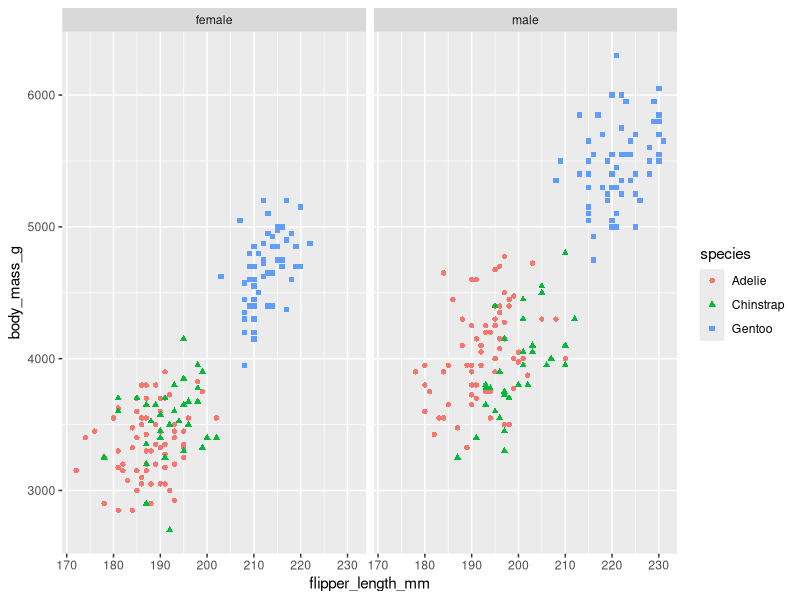
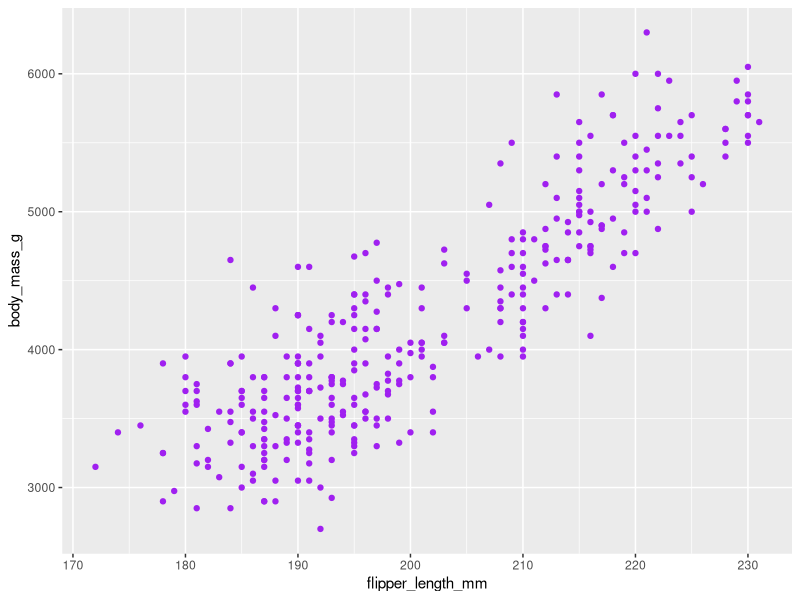
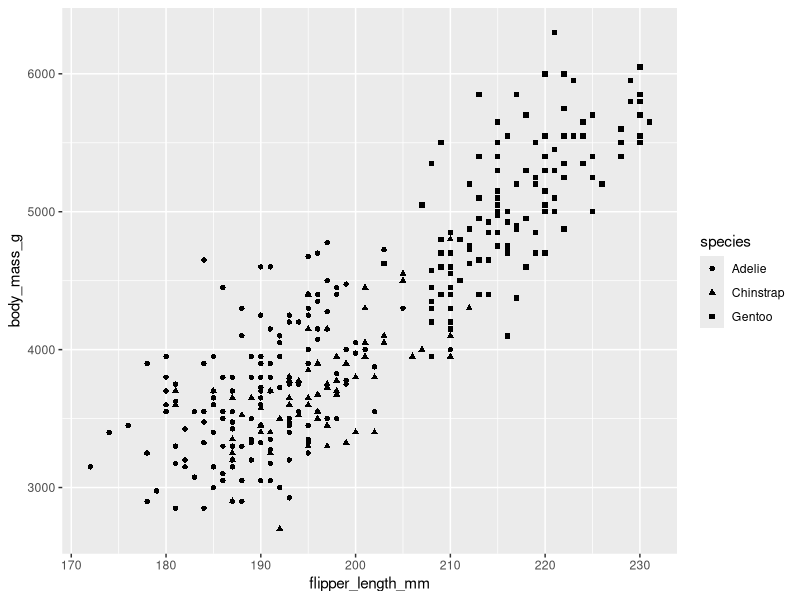
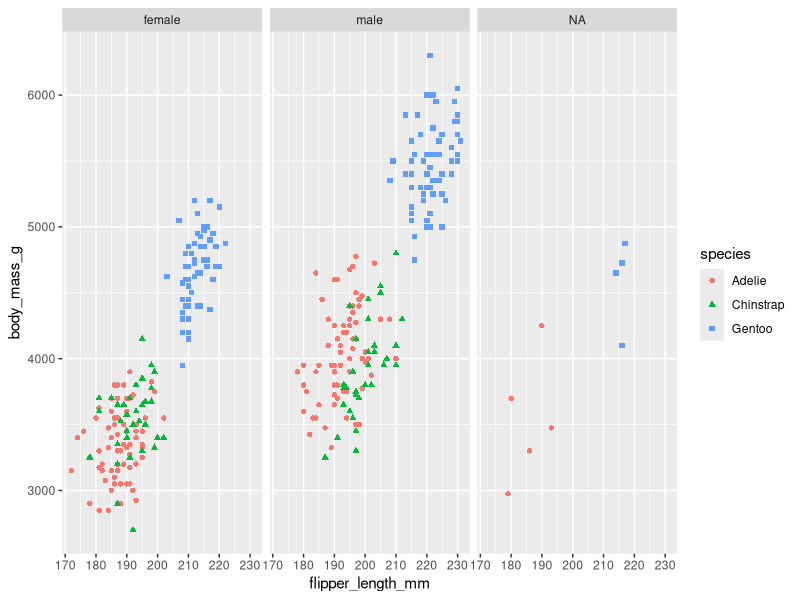
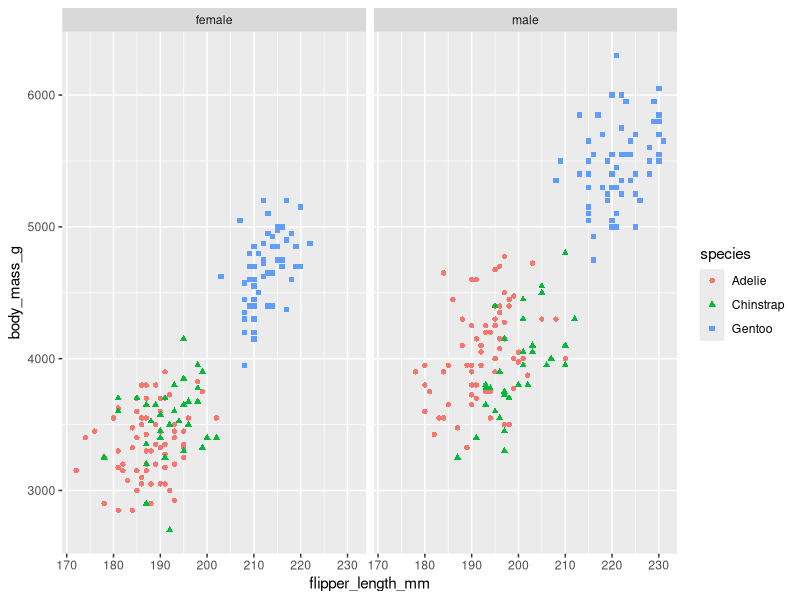

The R script that drew these images, in order:
library(tidyverse)
library(palmerpenguins)
glimpse(penguins)

penguins %>% 
  drop_na(sex) %>% 
  ggplot(aes(x=flipper_length_mm, y=body_mass_g))+
  geom_point(aes(color=species, shape=species))+
  facet_wrap(~sex)

ggplot(data=penguins, aes(x=flipper_length_mm, y=body_mass_g))+
  geom_point(color="purple")

ggplot(data=penguins, aes(x=flipper_length_mm, y=body_mass_g))+
  geom_point(aes(shape=species))

ggplot(data=penguins, aes(x=flipper_length_mm, y=body_mass_g))+
  geom_point(aes(color=species, shape=species))+
  facet_wrap(~sex)

penguins %>% 
  drop_na(sex) %>% 
  ggplot(aes(x=flipper_length_mm, y=body_mass_g))+
  geom_point(aes(color=species, shape=species))+
  facet_wrap(~sex)

library(rmarkdown)
